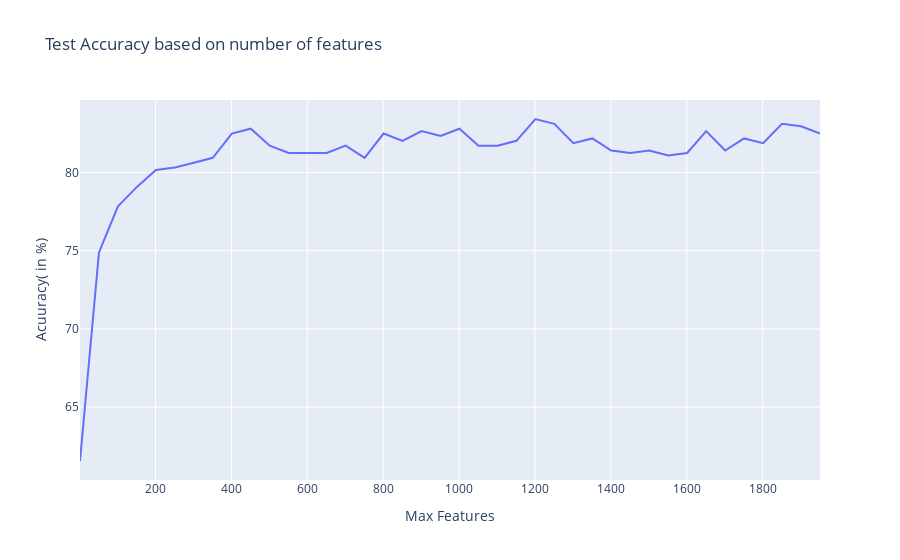

Here is the notebook cell this chart was saved with:
### Code cell
fig = go.Figure(data=go.Scatter(x = list(range(1,2000,50)),y=accuracy_list, mode='lines'))

fig.update_layout(
    title="Test Accuracy based on number of features",
    xaxis_title="Max Features",
    yaxis_title="Acuuracy( in %)"
)


fig.show()

### Figure 1 — Plotly figure (JSON) as saved in the notebook; plotly's stock layout.template omitted (floating-point values rounded to 4 significant figures)
{"data": [{"mode": "lines", "type": "scatter", "x": [1, 51, 101, 151, 201, 251, 301, 351, 401, 451, 501, 551, 601, 651, 701, 751, 801, 851, 901, 951, 1001, 1051, 1101, 1151, 1201, 1251, 1301, 1351, 1401, 1451, 1501, 1551, 1601, 1651, 1701, 1751, 1801, 1851, 1901, 1951], "y": [61.55, 74.88, 77.83, 79.07, 80.16, 80.31, 80.62, 80.93, 82.48, 82.79, 81.71, 81.24, 81.24, 81.24, 81.71, 80.93, 82.48, 82.02, 82.64, 82.33, 82.79, 81.71, 81.71, 82.02, 83.41, 83.1, 81.86, 82.17, 81.4, 81.24, 81.4, 81.09, 81.24, 82.64, 81.4, 82.17, 81.86, 83.1, 82.95, 82.48]}], "layout": {"title": {"text": "Test Accuracy based on number of features"}, "xaxis": {"title": {"text": "Max Features"}}, "yaxis": {"title": {"text": "Acuuracy( in %)"}}}}
